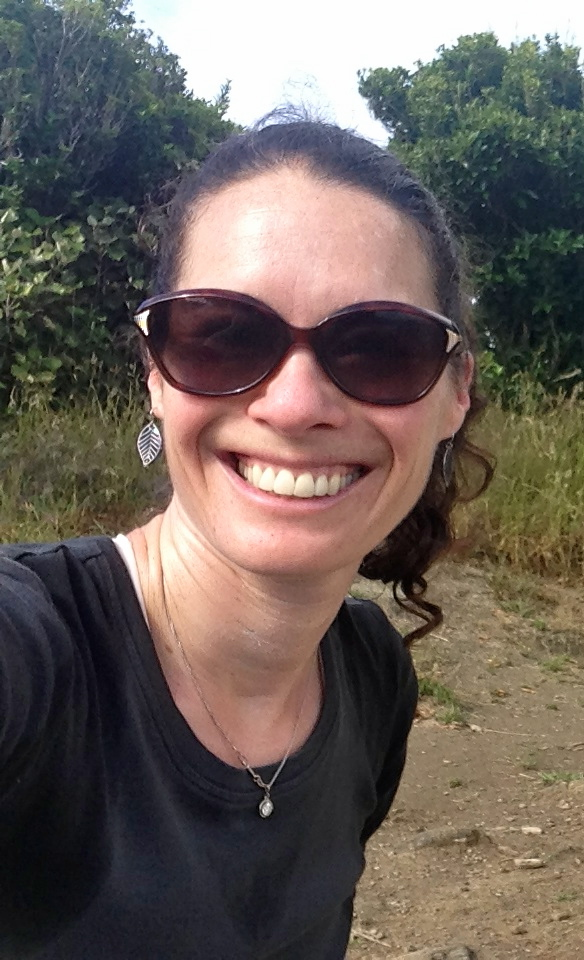
#> input picture 1.4.3/woman.jpg, 584 x 960 px
$ python make_mask.py
#> lines starting #> are read from the running program, lines starting #| are printed output that depends on the picture; after the words box and inside, x2 and y2 are one past the last pixel; in counts of white or black regions, pixels touching at a corner belong together
import matplotlib
matplotlib.use('Agg')
import matplotlib.pyplot as plt
import numpy as np
import PIL
import os
def make_mask(rows, columns, stripe_width):
    '''An example mask generator
    Makes slanted stripes of width stripe_width
    image
    returns an ndarray of an RGBA image rows by columns
    '''
#> called with rows = 1999, columns = 1999, stripe_width = 20

    img = PIL.Image.new('RGBA', (columns, rows))
#> img: PIL image 1999x1999 RGBA; every value is 0
    image = np.array(img)
    rows = [round(i**1.1) for i in range(rows) if i**1.1 < rows]
    columns = [round(i**1.3) for i in range(columns) if round(i**1.3) < columns]
    for row in rows:
        for column in columns:
            image[row][column] = np.random.randint(high=255, low=0, size=[4])*255
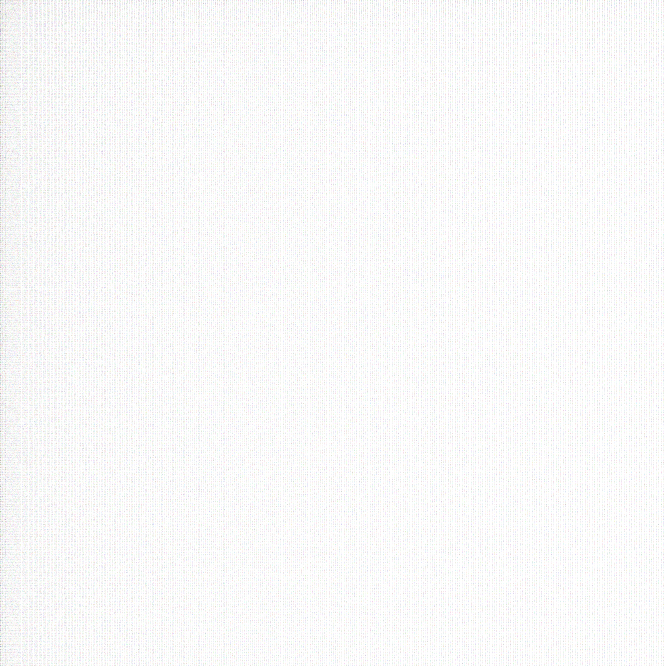
#> image: shape (1999, 1999, 4) (shown at 1/3 size); mean R, G, B, A 11.1, 11.1, 11.1, 11.1; transparent parts drawn white
    return image

if __name__ == "__main__":
    image = make_mask(1999,1999,20)
    directory = os.path.dirname(os.path.abspath(__file__))
    # Build an absolute filename from directory + filename
    filename = os.path.join(directory, 'woman.jpg')
    # Read the image data into an array
    img = plt.imread(filename).copy()
#> img is the input picture: shape (960, 584, 3); mean R, G, B 107.1, 96.6, 90.4

    '''Show the image data'''
    # Create figure with 1 subplot
    fig, ax = plt.subplots(1, 2)
    # Show the image data in a subplot
    # Saves the figure
    ###
    # Make a rectangle of pixels yellow
    ###

    ###
    # Change a region if condition is True
    ###

    height = len(img)
#> height = 960
    width = len(img[0])
#> width = 584
    for r in range(155):
        for c in range(width):
            if sum(img[r][c])>500: # brightness R+G+B goes up to 3*255=765
                img[r][c]=[255,0,255] # R + B = magenta
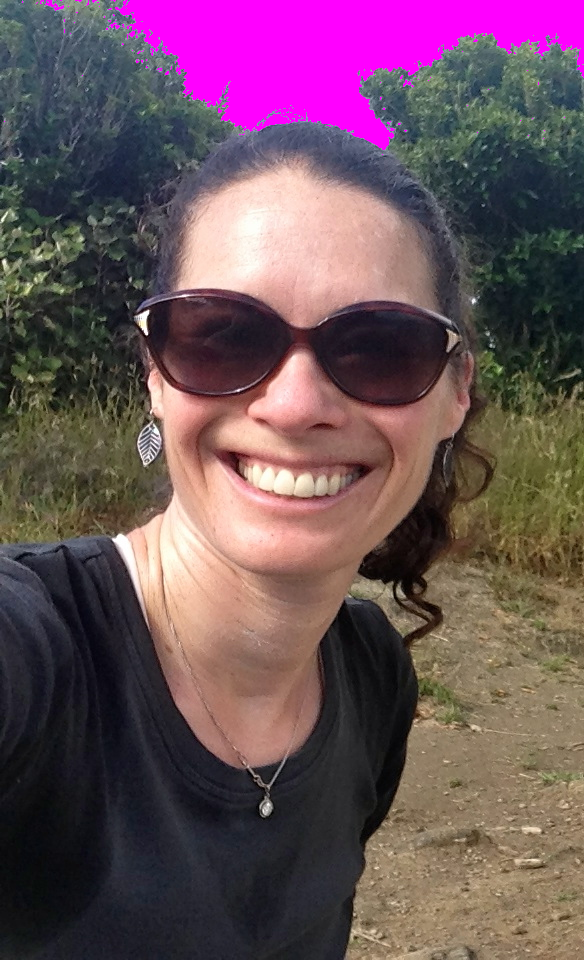
#> img: shape (960, 584, 3); 6.57% of pixels changed, all inside (x1, y1, x2, y2) = (4, 0, 584, 155)
    height = len(img)
    width = len(img[0])
    for r in range(415, 470):
        for c in range(135, 165):
            if sum(img[r][c]) > 400:
                img[r][c]=[255,255, 0] # R + B = magenta
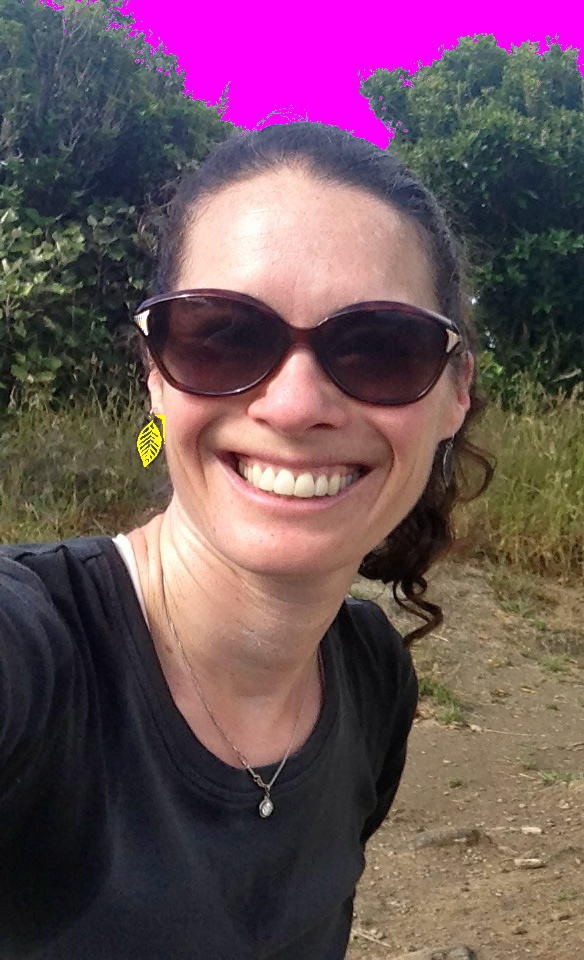
#> img: shape (960, 584, 3); 0.1% of pixels changed, all inside (x1, y1, x2, y2) = (137, 415, 165, 467)
    ax[1].imshow(img, interpolation='none')
    ax[0].imshow(image)
    fig.savefig('mask')
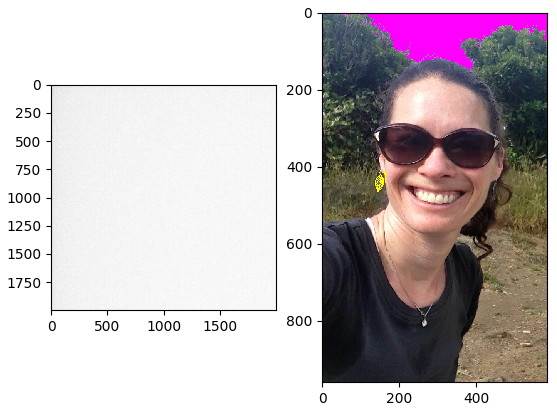
#> figure drawn by matplotlib, 2 panels
